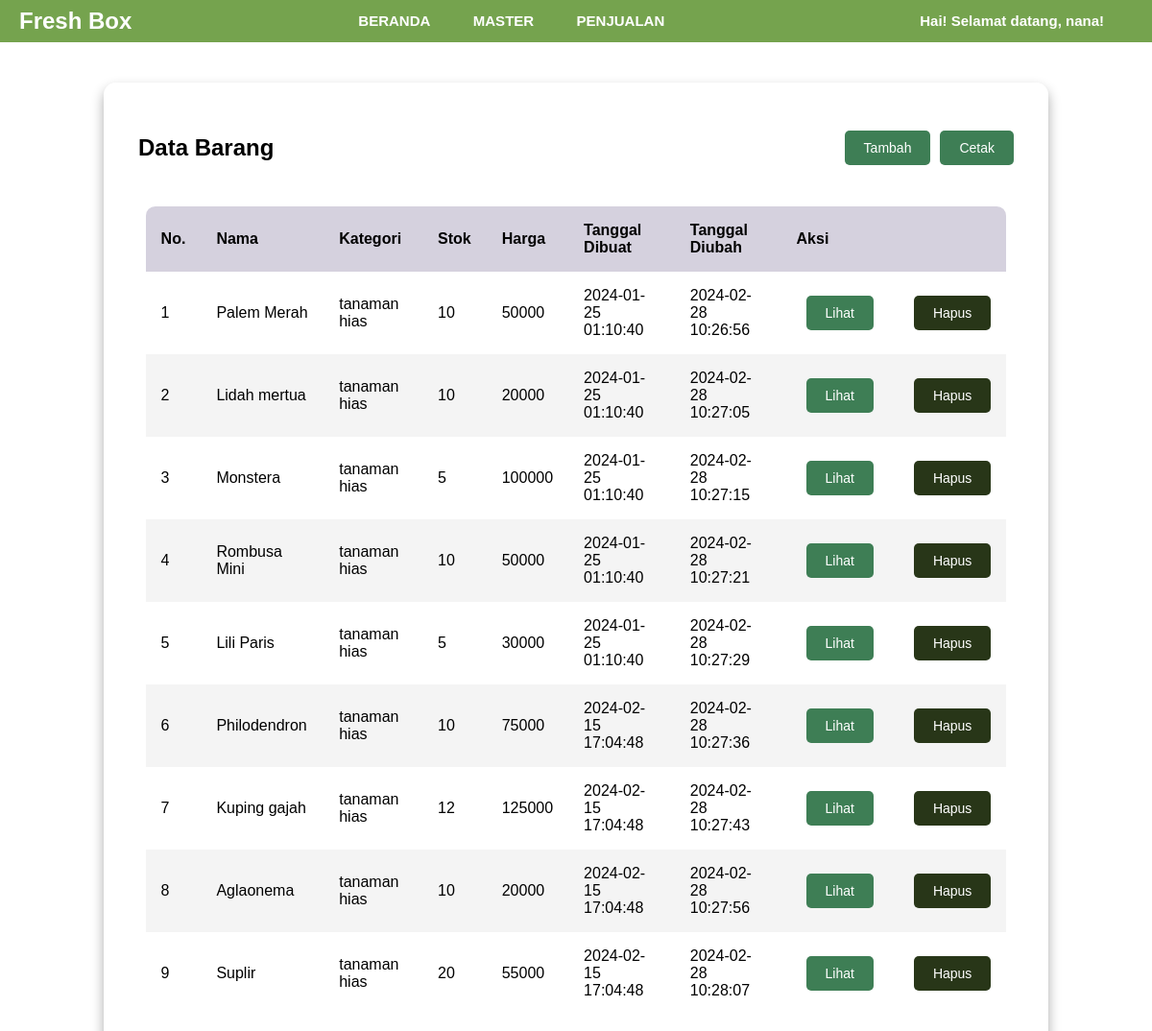
The page /barang.php (signed in) on the database as committed earlier.
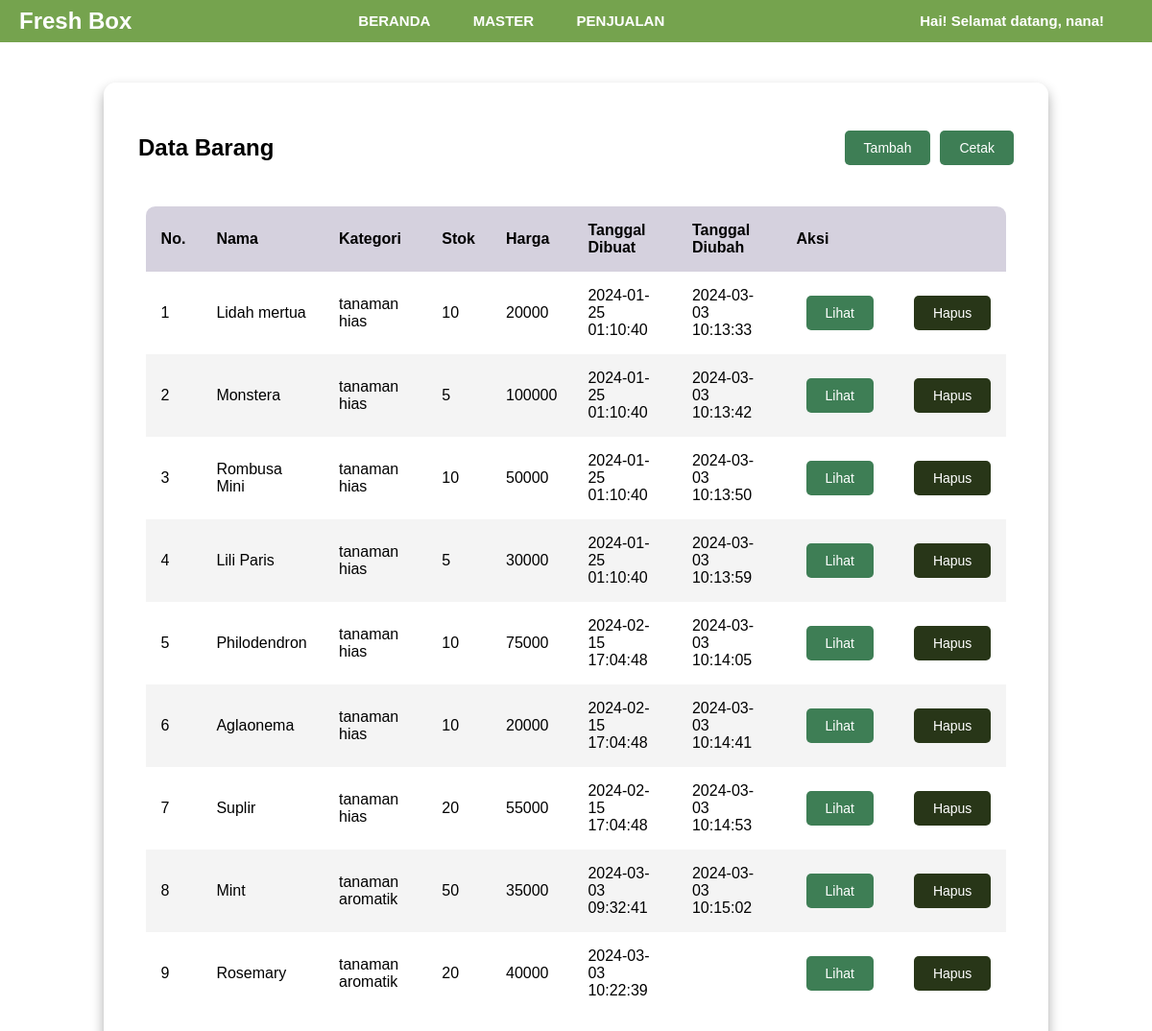
The same page on the database as committed later.
### tables this page shows
CREATE TABLE `barang` (
  `id` int(11) UNSIGNED NOT NULL,
  `nama` varchar(50) NOT NULL,
  `kategori` enum('tanaman hias','tanaman aromatik','tanaman herbal') NOT NULL,
  `stok` int(10) UNSIGNED NOT NULL,
  `harga` int(10) UNSIGNED NOT NULL,
  `created_at` timestamp NOT NULL DEFAULT current_timestamp(),
  `updated_at` timestamp NULL DEFAULT NULL ON UPDATE current_timestamp()
);

### barang.php (the view, shortened to what this page needs)
<!DOCTYPE html>
<html lang="en">
<head>
    <link rel="stylesheet" href="tablestyle.css">
</head>
<header>
<?php include "menu.php"; ?>
</header>
<br>
<br>
<br>
<body>
    <?php
    require "koneksi.php";
    $sql = "SELECT * FROM barang";
    $query = mysqli_query($koneksi, $sql);
    ?>
    <main class="table">
        <section class="table__header">
            <h1>Data Barang</h1>
            <div class="button-container">
                <form action="new-barang.php" method="GET">
                    <button type="submit" class="btn btn-primary btn-custom btn-view">
                        <span class="btn-text">Tambah</span>
                    </button>
                </form>
                <button onclick="cetaklaporan()" class="btn btn-primary btn-custom btn-view">Cetak</button>
            </div>
        </section>
        <section class="table__body">
            <table>
                <thead>
                    <tr>
                        <th scope="col">No.</th>
                        <th scope="col">Nama</th>
                        <th scope="col">Kategori</th>
                        <th scope="col">Stok</th>
                        <th scope="col">Harga</th>
                        <th scope="col">Tanggal dibuat</th>
                        <th scope="col">Tanggal diubah</th>
                        <th scope="col" colspan="2">Aksi</th>
                    </tr>
                </thead>
                <tbody>
                    <?php $i = 1; ?>
                    <?php while ($barang = mysqli_fetch_array($query)) : ?>
                        <tr>
                            <td><?= $i ?></td>
                            <td><?= $barang["nama"] ?></td>
                            <td><?= $barang["kategori"] ?></td>
                            <td><?= $barang["stok"] ?></td>
                            <td><?= $barang["harga"] ?></td>
                            <td><?= $barang["created_at"] ?></td>
                            <td><?= $barang["updated_at"] ?></td>
                            <td>
                                <form action="read-barang.php" method="GET">
                                    <button type="submit" class="btn btn-primary btn-custom btn-view">
                                        <span class="btn-text">Lihat</span>
                                    </button>
                                </form>
                            </td>
                            <td>
                                <form action="delete-barang.php" method="POST" onsubmit="return konfirmasi(this)">
                                    <button type="submit" class="btn btn-danger btn-custom btn-delete">
                                        <span class="btn-text">Hapus</span>
                                    </button>
                                </form>
                            </td>
                        </tr>
                        <?php $i++; ?>
                    <?php endwhile ?>
                </tbody>
            </table>
        </section>
    </main>
</body>
</html>

### menu.php (shortened to what this page needs)
<!DOCTYPE html>
<html lang="en">
<head>
</head>
<header>
  <nav class="navbar fixed-top">
    <a class="navbar-brand" href="home.php">Fresh Box</a>
    <div class="navbar-nav">
      <ul class="me-auto mb-2 mb-lg-0">
        <li class="nav-item">
          <a class="nav-link" href="home.php">BERANDA</a>
        </li>
        <li class="nav-item dropdown">
          <a class="nav-link dropdown-toggle" href="#" id="masterDropdown">
            MASTER
          </a>
        </li>
        <li class="nav-item">
          <a class="nav-link" href="penjualan.php">PENJUALAN</a>
        </li>
      </ul>
    </div>
    <div class="navbar-collapse" id="navbarSupportedContent">
      <ul class="navbar-nav ms-auto mb-2 mb-lg-0">
        <li class="nav-item dropdown">
          <a class="nav-link dropdown-toggle" href="#" id="userDropdown">
            Hai! Selamat datang, <?= $_SESSION["username"] ?>!
          </a>
        </li>
      </ul>
    </div>
  </nav>
</header>
</html>

### tablestyle.css (style rules this page uses)
body { font-family: "Poppins", sans-serif; min-height: 100vh; background: url(background14.png) center / cover; display: flex; justify-content: center; align-items: center; }
main.table { width: 82vw; height: 90vh; background-color: #fff5; backdrop-filter: blur(7px); box-shadow: 0 0.4rem 0.8rem #0005; border-radius: 0.8rem; overflow: hidden; }
main { margin-top: 60px; padding: 20px; overflow-y: auto; }
.table__header { width: 100%; height: 10%; background-color: #fff4; padding: 0.9rem 1rem; display: flex; justify-content: space-between; align-items: center; }
.table__body { width: 95%; max-height: calc(89% - 1.6rem); background-color: #fffb; margin: 0.8rem auto; border-radius: 0.6rem; overflow: auto; overflow: overlay; }
table { width: 100%; max-height: calc(100vh - 160px); overflow-y: auto; }
table, th, td { border-collapse: collapse; padding: 1rem; text-align: left; }
thead th { position: sticky; top: 0; left: 0; background-color: #d5d1defe; cursor: pointer; text-transform: capitalize; }
tbody tr:nth-child(even) { background-color: #0000000b; }
.btn { position: relative; padding: 10px 20px; font-size: 14px; border-radius: 5px; cursor: pointer; overflow: hidden; transition: background-color 0.3s ease; }
.btn.btn-primary { background-color: #3e7e55; color: white; border: none; }
.btn.btn-danger { background-color: #283618; color: white; border: none; }
.btn::before, .btn::after { content: ""; position: absolute; top: 0; left: 0; width: 100%; height: 100%; background-color: #558b6e; transform: scaleX(0); transform-origin: left; transition: transform 0.3s ease; }
.btn::after { transform-origin: right; }
.btn-text { color: white; text-decoration: none; }
.btn-custom { margin-left: 10px; }
.button-container { display: flex; align-items: center; }

### menu.php (style rules this page uses)
* { margin: 0; padding: 0; box-sizing: border-box; }
header { font-family: "Poppins", sans-serif; position: fixed; top: 0; left: 0; width: 100%; z-index: 100; background-color: #fff; box-shadow: 0 2px 4px rgba(0, 0, 0, 0.1); }
.navbar { background-color: rgba(83, 141, 34, 0.8); padding: 10px 20px; display: flex; justify-content: space-between; align-items: center; position: fixed; width: 100%; top: 0; z-index: 1000; }
.navbar-brand, .nav-link, .navbar-text { color: white; font-size: 24px; font-weight: bold; text-decoration: none; line-height: 1; }
.navbar-brand, .navbar-nav, .navbar-text { display: flex; align-items: center; }
.navbar-nav { text-align: center; flex-grow: 1; justify-content: center; }
.nav-item { list-style: none; display: inline-block; margin-right: 20px; }
.nav-link { text-decoration: none; font-size: 15px; padding: 5px 10px; }

Rows that differ between the two databases and show on the page:
removed barang: nama "Palem Merah", kategori "tanaman hias", stok "10", harga "50000", created_at "2024-01-25 01:10:40", updated_at "2024-02-28 10:26:56"
removed barang: nama "Kuping gajah", kategori "tanaman hias", stok "12", harga "125000", created_at "2024-02-15 17:04:48", updated_at "2024-02-28 10:27:43"
changed barang "Lidah mertua": updated_at "2024-02-28 10:27:05" → "2024-03-03 10:13:33"
changed barang "Monstera": updated_at "2024-02-28 10:27:15" → "2024-03-03 10:13:42"
changed barang "Rombusa Mini": updated_at "2024-02-28 10:27:21" → "2024-03-03 10:13:50"
changed barang "Lili Paris": updated_at "2024-02-28 10:27:29" → "2024-03-03 10:13:59"
changed barang "Philodendron": updated_at "2024-02-28 10:27:36" → "2024-03-03 10:14:05"
changed barang "Aglaonema": updated_at "2024-02-28 10:27:56" → "2024-03-03 10:14:41"
changed barang "Suplir": updated_at "2024-02-28 10:28:07" → "2024-03-03 10:14:53"
added barang: nama "Mint", kategori "tanaman aromatik", stok "50", harga "35000", created_at "2024-03-03 09:32:41", updated_at "2024-03-03 10:15:02"
added barang: nama "Rosemary", kategori "tanaman aromatik", stok "20", harga "40000", created_at "2024-03-03 10:22:39"
